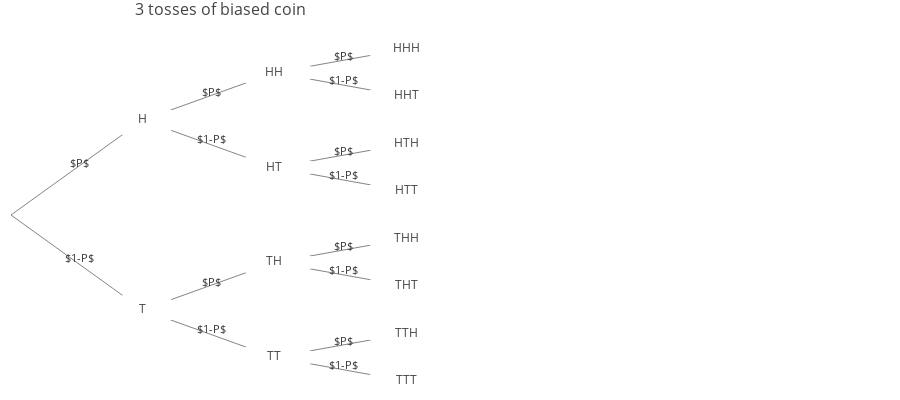

The notebook cell this image was saved under:
### Code cell
# from itertools import product

coin_tosses = 3
node_children = [[1,8],[2,5],[3,4],None,None, [6,7],None,None,[9,12],[10,11],None,None,[13,14], None, None]

coin_nodes = build_nodeDict('HT',repeat=coin_tosses,children=node_children)#use build_nodeDict() from Hierarchy_tree

coin_edges_labls = {'01':'$P$','08':'$1-P$','12':'$P$','15':'$1-P$',
                   '23':'$P$','24':'$1-P$','56':'$P$','57':'$1-P$','89':'$P$','812':'$1-P$',
                   '910':'$P$','911':'$1-P$','1213':'$P$','1214':'$1-P$'}

coin_toss_tree = TreeGraph(orientation='h',root=coin_nodes[0][0],spread=2,gap=0.12,
              nodes=coin_nodes,edge_weights=None,edge_labels=coin_edges_labls)

coin_toss_tree.generic_plotly_plot("3 tosses of biased coin", 
                    title_pos=0.15, height=400, width=900, legend=False)

display_math(r'\text{What is the prob. of } THT \text{ occurring?} = (1-P)\cdot P\cdot (1-P) = \
P\cdot (1-P)^2\\\text{We are told only one head occurred, and we want to calculate the prob.}\
            \text{of it happening in the first toss. Possible result is:  }HTT.\\\text{What is the prob?}\
            P(\text{H first toss}|\text{1 head})=\frac{P(\text{H first toss }\cap\text{ 1 head})}{P(\text{1 head})}\
            = \frac{P\cdot (1-P)^2}{3P\cdot (1-P)^2}=1/3')

### Figure 1 — Plotly figure (JSON) as saved in the notebook; plotly's stock layout.template omitted (floating-point values rounded to 4 significant figures)
{"data": [{"marker": {"color": [], "showscale": false, "size": 0}, "mode": "text", "text": [], "type": "scatter", "uid": "1b8f9c8b-cbd9-45f2-9a72-ea4809b60139", "x": [0], "y": [0.5]}, {"line": {"color": "#777", "width": 0.9}, "mode": "lines", "text": [], "type": "scatter", "uid": "89ae168d-8b70-48cc-96a8-6828578e8916", "x": [0, 0.12, null, 0, 0.12, null, 0.12, 0.24, null, 0.12, 0.24, null, 0.12, 0.24, null, 0.12, 0.24, null, 0.24, 0.36, null, 0.24, 0.36, null, 0.24, 0.36, null, 0.24, 0.36, null, 0.24, 0.36, null, 0.24, 0.36, null, 0.24, 0.36, null, 0.24, 0.36, null], "y": [0.5, 1, null, 0.5, 0, null, 1, 1.25, null, 1, 0.75, null, 0, 0.25, null, 0, -0.25, null, 1.25, 1.375, null, 1.25, 1.125, null, 0.75, 0.875, null, 0.75, 0.625, null, 0.25, 0.375, null, 0.25, 0.125, null, -0.25, -0.125, null, -0.25, -0.375, null]}, {"marker": {"color": ["white", "white", "white", "white", "white", "white", "white", "white", "white", "white", "white", "white", "white", "white"], "showscale": false, "size": 70, "symbol": "diamond-wide"}, "mode": "markers+text", "name": "Nodes", "showlegend": false, "text": ["H", "T", "HH", "HT", "HHH", "HHT", "HTH", "HTT", "TH", "TT", "THH", "THT", "TTH", "TTT"], "textfont": {"size": 12}, "type": "scatter", "uid": "073bd261-f1f6-4ac6-905d-98a0f8056c32", "x": [0.12, 0.12, 0.24, 0.24, 0.36, 0.36, 0.36, 0.36, 0.24, 0.24, 0.36, 0.36, 0.36, 0.36], "y": [1, 0, 1.25, 0.75, 1.375, 1.125, 0.875, 0.625, 0.25, -0.25, 0.375, 0.125, -0.125, -0.375]}], "layout": {"annotations": [{"align": "center", "arrowsize": 1, "arrowwidth": 1, "ax": 3, "ay": -5, "borderpad": 1, "font": {"color": "#333", "size": 11}, "showarrow": true, "text": "$P$", "x": 0.06, "xref": "x", "y": 0.75, "yref": "y"}, {"align": "center", "arrowsize": 1, "arrowwidth": 1, "ax": 3, "ay": -5, "borderpad": 1, "font": {"color": "#333", "size": 11}, "showarrow": true, "text": "$1-P$", "x": 0.06, "xref": "x", "y": 0.25, "yref": "y"}, {"align": "center", "arrowsize": 1, "arrowwidth": 1, "ax": 3, "ay": -5, "borderpad": 1, "font": {"color": "#333", "size": 11}, "showarrow": true, "text": "$P$", "x": 0.18, "xref": "x", "y": 1.125, "yref": "y"}, {"align": "center", "arrowsize": 1, "arrowwidth": 1, "ax": 3, "ay": -5, "borderpad": 1, "font": {"color": "#333", "size": 11}, "showarrow": true, "text": "$1-P$", "x": 0.18, "xref": "x", "y": 0.875, "yref": "y"}, {"align": "center", "arrowsize": 1, "arrowwidth": 1, "ax": 3, "ay": -5, "borderpad": 1, "font": {"color": "#333", "size": 11}, "showarrow": true, "text": "$P$", "x": 0.18, "xref": "x", "y": 0.125, "yref": "y"}, {"align": "center", "arrowsize": 1, "arrowwidth": 1, "ax": 3, "ay": -5, "borderpad": 1, "font": {"color": "#333", "size": 11}, "showarrow": true, "text": "$1-P$", "x": 0.18, "xref": "x", "y": -0.125, "yref": "y"}, {"align": "center", "arrowsize": 1, "arrowwidth": 1, "ax": 3, "ay": -5, "borderpad": 1, "font": {"color": "#333", "size": 11}, "showarrow": true, "text": "$P$", "x": 0.3, "xref": "x", "y": 1.312, "yref": "y"}, {"align": "center", "arrowsize": 1, "arrowwidth": 1, "ax": 3, "ay": -5, "borderpad": 1, "font": {"color": "#333", "size": 11}, "showarrow": true, "text": "$1-P$", "x": 0.3, "xref": "x", "y": 1.188, "yref": "y"}, {"align": "center", "arrowsize": 1, "arrowwidth": 1, "ax": 3, "ay": -5, "borderpad": 1, "font": {"color": "#333", "size": 11}, "showarrow": true, "text": "$P$", "x": 0.3, "xref": "x", "y": 0.8125, "yref": "y"}, {"align": "center", "arrowsize": 1, "arrowwidth": 1, "ax": 3, "ay": -5, "borderpad": 1, "font": {"color": "#333", "size": 11}, "showarrow": true, "text": "$1-P$", "x": 0.3, "xref": "x", "y": 0.6875, "yref": "y"}, {"align": "center", "arrowsize": 1, "arrowwidth": 1, "ax": 3, "ay": -5, "borderpad": 1, "font": {"color": "#333", "size": 11}, "showarrow": true, "text": "$P$", "x": 0.3, "xref": "x", "y": 0.3125, "yref": "y"}, {"align": "center", "arrowsize": 1, "arrowwidth": 1, "ax": 3, "ay": -5, "borderpad": 1, "font": {"color": "#333", "size": 11}, "showarrow": true, "text": "$1-P$", "x": 0.3, "xref": "x", "y": 0.1875, "yref": "y"}, {"align": "center", "arrowsize": 1, "arrowwidth": 1, "ax": 3, "ay": -5, "borderpad": 1, "font": {"color": "#333", "size": 11}, "showarrow": true, "text": "$P$", "x": 0.3, "xref": "x", "y": -0.1875, "yref": "y"}, {"align": "center", "arrowsize": 1, "arrowwidth": 1, "ax": 3, "ay": -5, "borderpad": 1, "font": {"color": "#333", "size": 11}, "showarrow": true, "text": "$1-P$", "x": 0.3, "xref": "x", "y": -0.3125, "yref": "y"}], "autosize": true, "height": 400, "hovermode": "closest", "margin": {"b": 0, "l": 0, "r": 0, "t": 30}, "showlegend": false, "title": {"font": {"size": 16}, "text": "3 tosses of biased coin", "x": 0.15}, "width": 900, "xaxis": {"range": [-0.01, 0.81], "showgrid": false, "showticklabels": false, "zeroline": false}, "yaxis": {"range": [-0.475, 1.475], "showgrid": false, "showticklabels": false, "zeroline": false}}}
